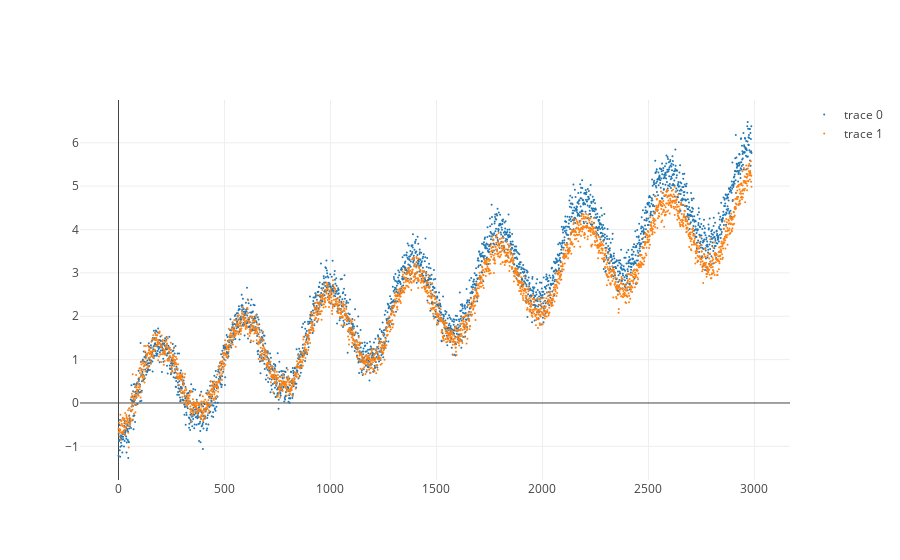

Write notebook code for a chart like this one.
### Code cell
mychart(np.array(range(z.shape[0])), Y, z)
# error is larger in xval, doesn't fully capture trend

### Figure 1 — Plotly figure (JSON) as saved in the notebook; plotly's stock layout.template omitted (floating-point values rounded to 4 significant figures; data arrays with more than 128 entries replaced by an {"elided": "..."} marker saying what was removed)
{"data": [{"marker": {"size": 2}, "mode": "markers", "type": "scatter", "x": {"elided": "2987 int values"}, "y": {"elided": "2987 float values"}}, {"marker": {"size": 2}, "mode": "markers", "type": "scatter", "x": {"elided": "2987 int values"}, "y": {"elided": "2987 float values"}}], "layout": {"yaxis": {"autorange": true}}}
